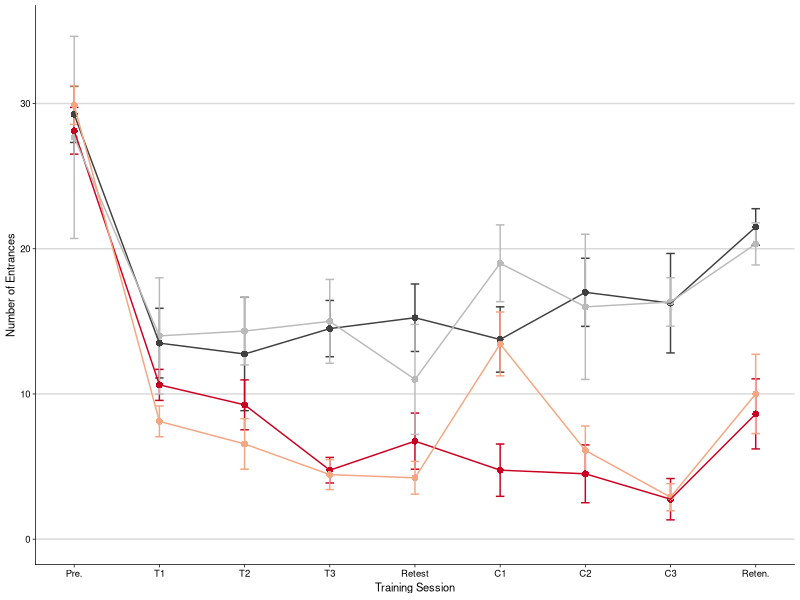
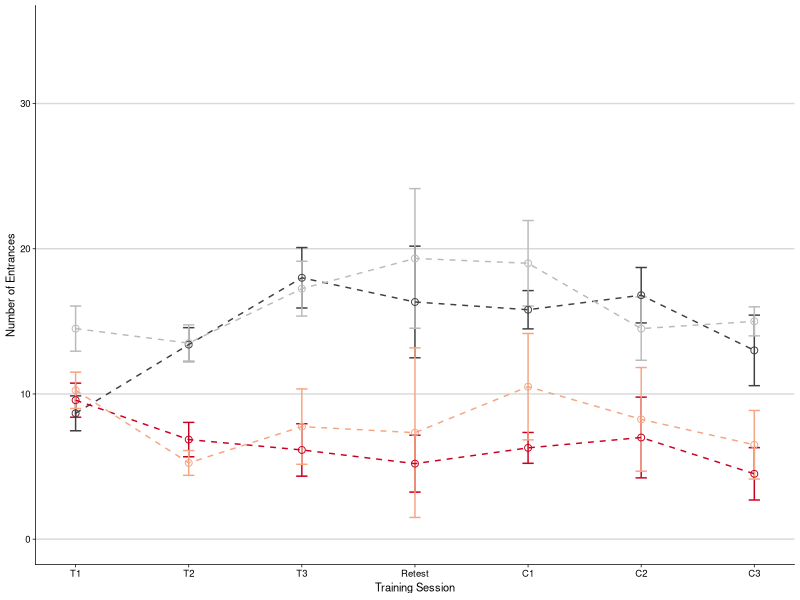
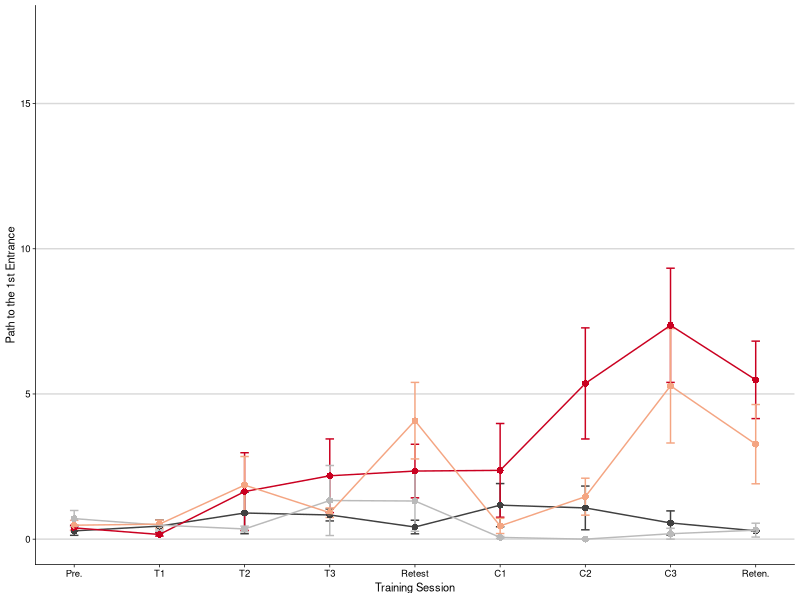
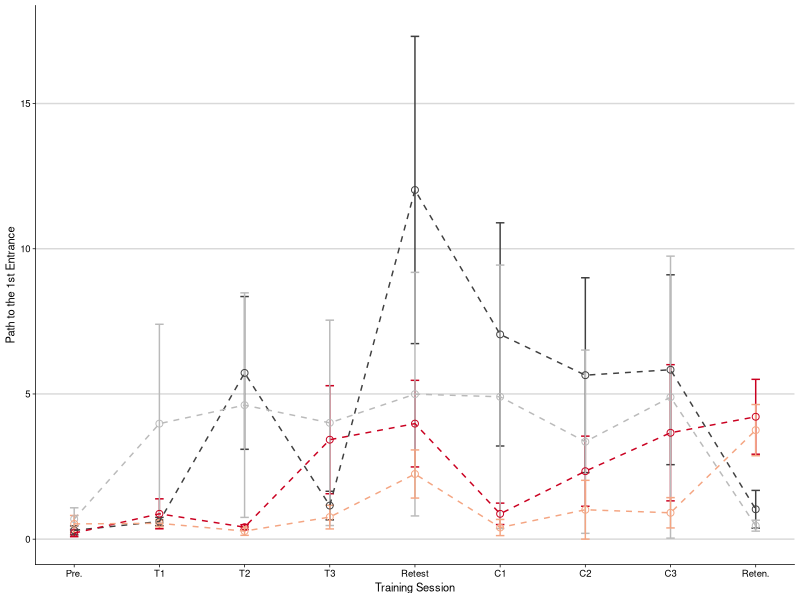
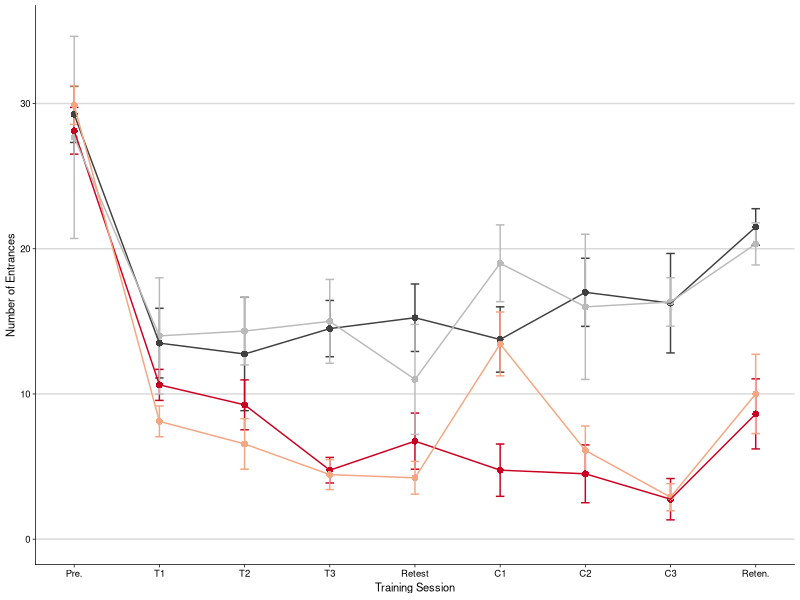
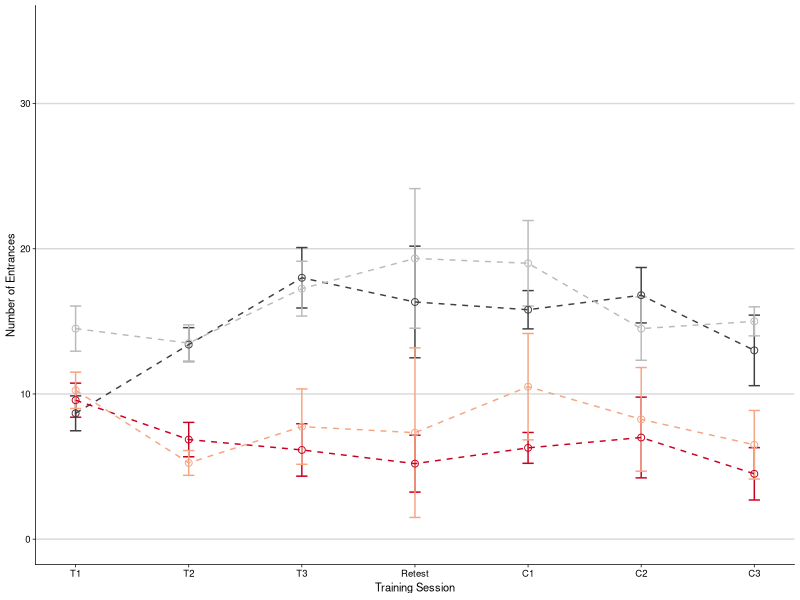
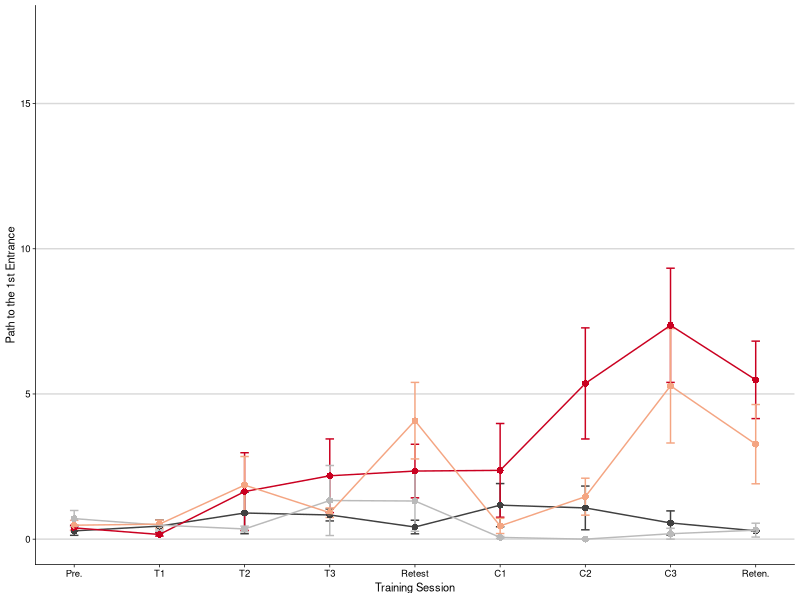
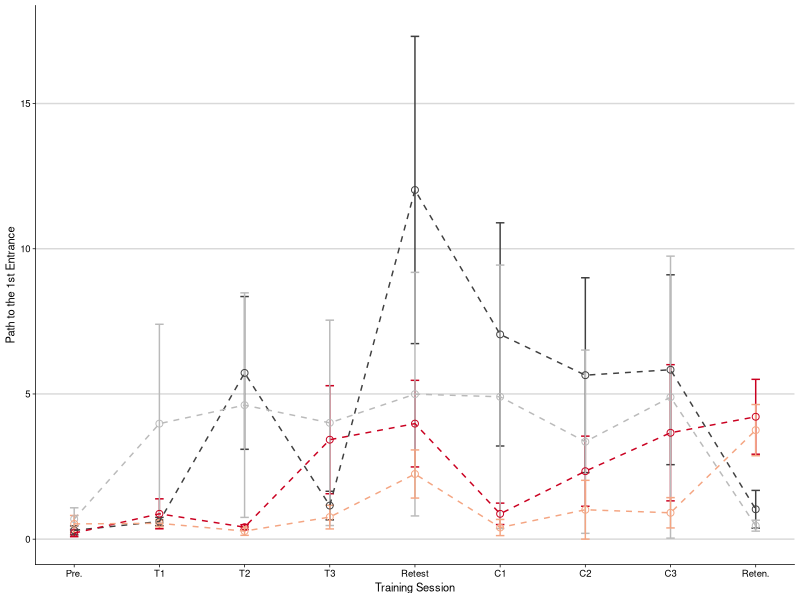

Reproduce these figures in R, in order.
## ---- chunk 1
library(dplyr) # for subsetting data 
library(car) # for fancy ANOVA
library(ggplot2) # for plotting
library(cowplot) # for "easier"" ggplot themes

knitr::opts_chunk$set(fig.path = '../figures/01_behavior/')

colorvalAPA2 <-  c( "#404040","#ca0020", "#bababa", "#f4a582")
## ---- chunk 2
PathNum <- read.csv("../results/behaviordatasummary.csv", header = T)
PathNum$APA2 <- factor(PathNum$APA2, levels = c("yoked-consistent","consistent", "yoked-conflict","conflict")) ## relevel then rename factors treatment
PathNum$Genotype <- factor(PathNum$Genotype, levels = c("WT","FMR1KO")) # relevel genotype
## ---- chunk 3
numenrwt <- PathNum  %>% 
  #filter(TrainSessionComboNum != "1", TrainSessionComboNum != "9") %>% 
  filter(measure == "Number of Entrances") %>% 
  filter(Genotype == "WT") %>% 
  droplevels()  %>% 
  ggplot(aes(x=, TrainSessionComboNum, y=m, color=APA2, shape=Genotype)) + 
    geom_errorbar(aes(ymin=m-se, ymax=m+se), width=.1) +
    geom_point(size = 2) +
   geom_line(aes(colour=APA2, linetype=Genotype)) +
   scale_y_continuous(name= "Number of Entrances",
                      limits = c(0,35)) +
    scale_x_continuous(name="Training Session", 
                       breaks = c(1, 2, 3, 4, 5, 6, 7, 8, 9),
                       labels = c( "Pre.", "T1", "T2", "T3",
                                   "Retest", "C1", "C2" ,"C3", 
                                   "Reten.")) +
  theme_cowplot(font_size = 8, line_size = 0.25) +
  background_grid(major = "y", minor="non") +
  scale_color_manual(values = colorvalAPA2)  +
  theme(legend.title=element_blank()) +
  theme(legend.position="none") +
  scale_shape_manual(values=c(16, 1)) 
numenrwt

pdf(file="../figures/01_behavior/numenrwt.pdf", width=2.25, height=2)
plot(numenrwt)
dev.off()
## ---- chunk 4
numenrfmr1 <- PathNum  %>% 
  filter(TrainSessionComboNum != "1", TrainSessionComboNum != "9") %>% 
  filter(measure == "Number of Entrances") %>% 
  filter(Genotype != "WT") %>% 
  ggplot(aes(x=, TrainSessionComboNum, y=m, color=APA2, shape=Genotype)) + 
    geom_errorbar(aes(ymin=m-se, ymax=m+se), width=.1) +
    geom_point(size = 2) +
   geom_line(linetype = 2, aes(colour=APA2)) +
   scale_y_continuous(name= "Number of Entrances",
                      limits = c(0,35)) +
    scale_x_continuous(name="Training Session", 
                       breaks = c(1, 2, 3, 4, 5, 6, 7, 8, 9),
                       labels = c( "Pre.", "T1", "T2", "T3",
                                   "Retest", "C1", "C2","C3", 
                                  "Reten.")) +
  theme_cowplot(font_size = 8, line_size = 0.25) +
  background_grid(major = "y", minor = "none") +
  scale_color_manual(values = colorvalAPA2)  +
  theme(legend.title=element_blank()) +
  theme(legend.position="none") +
  scale_shape_manual(values=c(1)) 
numenrfmr1

pdf(file="../figures/01_behavior/numenrfmr1.pdf", width=2.25, height=2)
plot(numenrfmr1)
dev.off()
## ---- chunk 5
pathwt <- PathNum  %>% 
  #filter(TrainSessionComboNum != "1", TrainSessionComboNum != "9") %>% 
  filter(measure == "Path to the 1st Entrance") %>% 
  filter(Genotype == "WT") %>% 
  ggplot(aes(x=, TrainSessionComboNum, y=m, color=APA2, shape=Genotype)) + 
    geom_errorbar(aes(ymin=m-se, ymax=m+se), width=.1) +
    geom_point(size = 2) +
   geom_line(linetype = 1, aes(colour=APA2)) +
   scale_y_continuous(name= "Path to the 1st Entrance",
                      limits = c(0,17.5)) +
    scale_x_continuous(name="Training Session", 
                       breaks = c(1, 2, 3, 4, 5, 6, 7, 8, 9),
                       labels = c( "Pre.", "T1", "T2", "T3",
                                   "Retest", "C1", "C2","C3", 
                                   "Reten.")) +
  theme_cowplot(font_size = 8, line_size = 0.25) +
  background_grid(major = "y", minor = "none") +
  scale_color_manual(values = colorvalAPA2)  +
  theme(legend.title=element_blank()) +
  theme(legend.position="none") +
  scale_shape_manual(values=c(16)) 
pathwt

pdf(file="../figures/01_behavior/pathwt.pdf", width=2.25, height=2)
plot(pathwt)
dev.off()
## ---- chunk 6
pathfmr1 <- PathNum  %>% 
  filter(measure == "Path to the 1st Entrance") %>% 
  filter(Genotype != "WT") %>% 
  ggplot(aes(x=, TrainSessionComboNum, y=m, color=APA2, shape=Genotype)) + 
    geom_errorbar(aes(ymin=m-se, ymax=m+se), width=.1) +
    geom_point(size = 2) +
   geom_line(linetype = 2, aes(colour=APA2)) +
   scale_y_continuous(name= "Path to the 1st Entrance",
                      limits = c(0,17.5)) +
    scale_x_continuous(name="Training Session", 
                       breaks = c(1, 2, 3, 4, 5, 6, 7, 8, 9),
                       labels = c( "Pre.", "T1", "T2", "T3",
                                   "Retest", "C1", "C2", "C3", 
                                    "Reten.")) +
  theme_cowplot(font_size = 8, line_size = 0.25) +
  background_grid(major = "y", minor = "none") +
  scale_color_manual(values = colorvalAPA2)  +
  theme(legend.title=element_blank()) +
  theme(legend.position="none") +
  scale_shape_manual(values=c(1)) 
pathfmr1

pdf(file="../figures/01_behavior/pathfmr1.pdf", width=2.25, height=2)
plot(pathfmr1)
dev.off()
